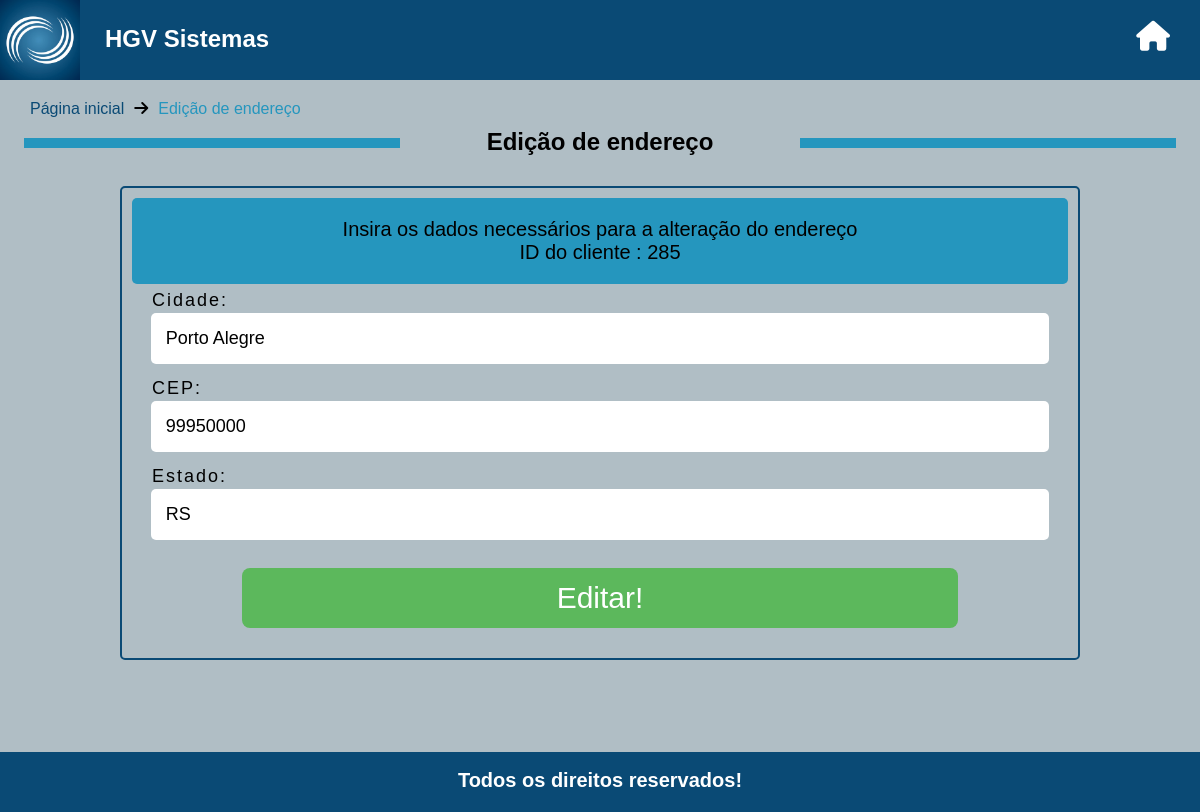
Page /pages/editarEndereco.php?editar=285 on the committed database.
### tables this page shows
CREATE TABLE `tb_enderecos` (
  `id` int(11) NOT NULL,
  `cidade` varchar(100) NOT NULL,
  `cep` int(8) NOT NULL,
  `uf` varchar(2) NOT NULL
);

### config.php (called while the page is built, shortened)
<?php
    class MySql{
        private static $pdo;
        public static function conectar(){
            if(self::$pdo == null){
                try{
                    self::$pdo = new PDO('mysql:host='.HOST.';dbname='.DATABASE,USER,PASSWORD,array(PDO::MYSQL_ATTR_INIT_COMMAND => "SET NAMES utf8"));
                    self::$pdo->setAttribute(PDO::ATTR_ERRMODE,PDO::ERRMODE_EXCEPTION);
                }catch(Exception $e){
                    echo '<h2>Erro ao conectar<h2>';
                }
            }
            return self::$pdo;
        }
    }

### pages/editarEndereco.php (the view, shortened to what this page needs)
<?php include('../config.php'); ?>
<?php include ('../pages/templates/header.php'); ?>
<div class="nav-menu">
    <a class="nav-menu-active" href="<?php echo INCLUDE_PATH ?>">Página inicial</a><i class="fas fa-arrow-right"></i><a class="nav-menu-disabled">Edição de endereço</a>
</div>
<div class="title">
    <h2>Edição de endereço</h2>
</div>
<form class="formAddress" method="POST">
    <?php
    $id = $_GET['editar'];
    $select = MySql::conectar()->prepare("SELECT * FROM `tb_enderecos` WHERE id = ?");
    $select->execute(array($id));
    foreach ($select as $key => $value) {
    ?>
    <h2>Insira os dados necessários para a alteração do endereço<br>ID do cliente : <?php echo $id ?></h2>
    <label>Cidade:</label>
    <input type="text" name="cidade" placeholder="Ex: São Paulo" maxlength="100" value="<?php echo $value['cidade']; ?>">
    <label>CEP:</label>
    <input type="text" name="cep" placeholder="Ex: 99950000" maxlength="8" value="<?php echo $value['cep']; ?>">
    <label>Estado:</label>
    <input type="text" name="uf" placeholder="Ex: RS" maxlength="2" value="<?php echo $value['uf']; ?>">
    <div class="btnContainer">
    <input class="btnEdit" id="<?php echo $id ?>" type="submit" name="action" value="Editar!">
    </div>
    <?php } ?>
</form>
<?php include('templates/footer.php'); ?>

### css/style.css (style rules this page uses)
* { margin: 0; padding: 0; box-sizing: border-box; font-family:Verdana, Geneva, Tahoma, sans-serif; }
html { position: relative; min-height: 100%; }
body { margin: 0 0 60px; }
a { text-decoration: none; }
.nav-menu { padding-left:20px; }
.nav-menu a { padding: 10px; text-decoration: none; }
.nav-menu-active { color: #0a4a75; }
.nav-menu-disabled { color: #2596be; cursor: default; }
.title h2 { text-align: center; padding-bottom: 20px; background-color: #b0bec5; width: 400px; margin: 0 auto; position: relative; }
.addCitiesBtn, .formAddress input[type=submit] { width: 80%; height: 60px; margin: 0 auto; display: block; background-color: #5cb85c; padding: 10px; font-size: 30px; border: 0; border-radius: 8px; color: white; cursor: pointer; }
.btnContainer { padding: 20px; }
.formAddress { width: 80%; border: 2px solid #0a4a75; padding: 10px; margin: 10px auto; border-radius: 5px; }
.formAddress h2 { padding: 20px; font-weight: 500; background-color: #2596be; text-align: center; font-size: 20px; border-radius: 5px; }
.formAddress label { font-size: 18px; font-weight: 500; padding: 20px; letter-spacing: 2px; position: relative; top: 6px; }
.formAddress input[type=text] { font-size: 18px; padding: 15px; width: 96%; display: block; margin: 8px auto; border: 0; border-radius: 5px; }

### rows in the picture
tb_enderecos: cidade "Porto Alegre", cep "99950000", uf "RS"
